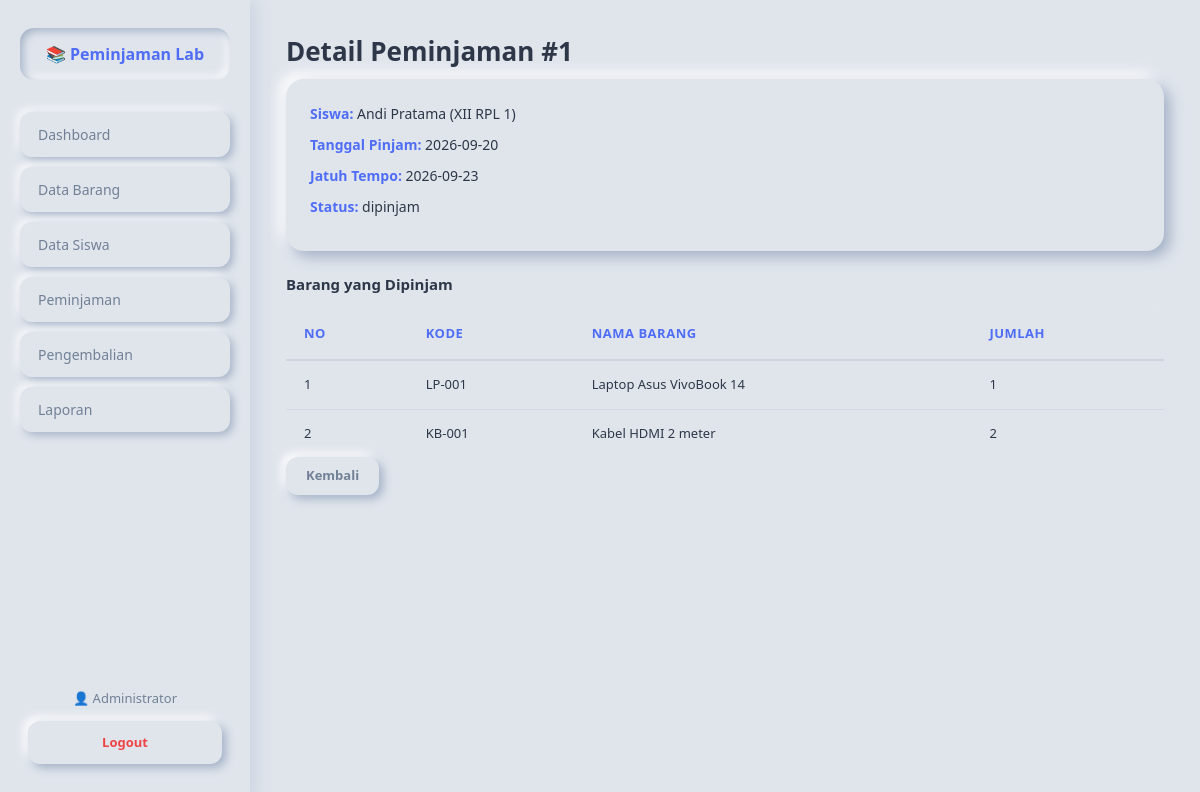
The page /pages/peminjaman_detail.php?id=1 (signed in) on the database its author committed.
### tables this page shows
CREATE TABLE `peminjamans` (
  `id_pinjam` int(11) NOT NULL,
  `id_siswa` int(11) NOT NULL,
  `id_admin` int(11) NOT NULL,
  `tanggal_pinjam` date NOT NULL,
  `tanggal_kembali` date NOT NULL,
  `status` enum('dipinjam','dikembalikan') DEFAULT 'dipinjam'
);

CREATE TABLE `siswas` (
  `id_siswa` int(11) NOT NULL,
  `nis` varchar(20) NOT NULL,
  `password` varchar(255) NOT NULL,
  `nama_siswa` varchar(100) NOT NULL,
  `kelas` varchar(20) NOT NULL,
  `no_hp` varchar(20) DEFAULT NULL
);

CREATE TABLE `detail_peminjamans` (
  `id_detail` int(11) NOT NULL,
  `id_pinjam` int(11) NOT NULL,
  `id_barang` int(11) NOT NULL,
  `jumlah` int(11) NOT NULL
);

CREATE TABLE `barangs` (
  `id_barang` int(11) NOT NULL,
  `kode_barang` varchar(20) NOT NULL,
  `nama_barang` varchar(100) NOT NULL,
  `kategori` varchar(50) DEFAULT NULL,
  `stok` int(11) DEFAULT 0,
  `kondisi` enum('baik','rusak','perbaikan') DEFAULT 'baik'
);

### pages/peminjaman_detail.php (the view)
<?php
include 'header.php';
include '../config/koneksi.php';
$id = $_GET['id'];
$p = mysqli_fetch_assoc(mysqli_query($koneksi, "SELECT p.*, s.nama_siswa, s.kelas FROM peminjamans p
                                               JOIN siswas s ON p.id_siswa=s.id_siswa
                                               WHERE p.id_pinjam='$id'"));
?>
<h1>Detail Peminjaman #<?= $id ?></h1>
<div class="detail-box">
    <p><b>Siswa:</b> <?= $p['nama_siswa'] ?> (<?= $p['kelas'] ?>)</p>
    <p><b>Tanggal Pinjam:</b> <?= $p['tanggal_pinjam'] ?></p>
    <p><b>Jatuh Tempo:</b> <?= $p['tanggal_kembali'] ?></p>
    <p><b>Status:</b> <?= $p['status'] ?></p>
</div>
<h3>Barang yang Dipinjam</h3>
<table>
    <tr><th>No</th><th>Kode</th><th>Nama Barang</th><th>Jumlah</th></tr>
    <?php
    $no = 1;
    $q = mysqli_query($koneksi, "SELECT d.*, b.kode_barang, b.nama_barang
                                 FROM detail_peminjamans d
                                 JOIN barangs b ON d.id_barang=b.id_barang
                                 WHERE d.id_pinjam='$id'");
    while ($r = mysqli_fetch_assoc($q)):
    ?>
    <tr>
        <td><?= $no++ ?></td>
        <td><?= $r['kode_barang'] ?></td>
        <td><?= $r['nama_barang'] ?></td>
        <td><?= $r['jumlah'] ?></td>
    </tr>
    <?php endwhile; ?>
</table>
<a href="peminjaman.php" class="btn-secondary">Kembali</a>
<?php include 'footer.php'; ?>

### assets/style.css (style rules this page uses)
* { margin: 0; padding: 0; box-sizing: border-box; font-family: 'Segoe UI', Tahoma, sans-serif; }
:root { --bg: #e0e5ec; --text: #2d3748; --text-soft: #718096; --accent: #4f6df5; --accent-dark: #3a54d4; --danger: #ef4444; --warning: #f59e0b; --success: #10b981; --shadow-light: #ffffff; --shadow-dark: #a3b1c6; }
body { background: var(--bg); color: var(--text); font-size: 14px; line-height: 1.5; min-height: 100vh; }
.content h1 { font-size: 26px; font-weight: 700; color: var(--text); margin-bottom: 8px; }
.content h3 { font-size: 15px; font-weight: 600; color: var(--text); margin: 20px 0 12px; }
table { width: 100%; border-collapse: collapse; border-radius: 14px; overflow: hidden; background: var(--bg); }
table th { background: var(--bg); color: var(--accent); padding: 16px 18px; text-align: left; font-size: 13px; font-weight: 700; text-transform: uppercase; letter-spacing: 0.5px; border-bottom: 2px solid rgba(163, 177, 198, 0.3); }
table td { padding: 14px 18px; font-size: 13px; color: var(--text); border-bottom: 1px solid rgba(163, 177, 198, 0.2); }
table tr:last-child td { border-bottom: none; }
table tbody tr { transition: all 0.15s; }
.btn-primary, .btn-secondary, .btn-warning, .btn-danger { display: inline-block; padding: 11px 20px; border-radius: 12px; text-decoration: none; font-size: 13px; font-weight: 600; cursor: pointer; border: none; transition: all 0.2s; background: var(--bg); line-height: 1.2; }
.btn-secondary { color: var(--text-soft); box-shadow: 4px 4px 10px var(--shadow-dark), -4px -4px 10px var(--shadow-light); }
.detail-box { background: var(--bg); padding: 24px; border-radius: 18px; margin-bottom: 22px; box-shadow: 6px 6px 14px var(--shadow-dark), -6px -6px 14px var(--shadow-light); }
.detail-box p { font-size: 14px; margin-bottom: 10px; color: var(--text); }
.detail-box b { color: var(--accent); }

### rows shown on the page
peminjamans: id_siswa.nama_siswa "Andi Pratama", id_siswa.kelas "XII RPL 1", tanggal_pinjam "2026-09-20", tanggal_kembali "2026-09-23", status "dipinjam"
detail_peminjamans: id_barang.kode_barang "LP-001", id_barang.nama_barang "Laptop Asus VivoBook 14", jumlah "1"
detail_peminjamans: id_barang.kode_barang "KB-001", id_barang.nama_barang "Kabel HDMI 2 meter", jumlah "2"

### other values the page prints
$_SESSION['nama_admin'] "Administrator"
$id "1"
